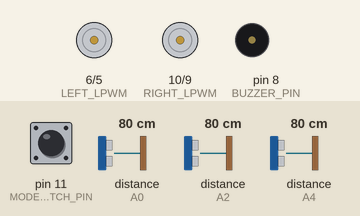
Bench run of a sketch on a simulated Arduino Uno, built with avr-gcc and run on an emulated ATmega328P. Parts: motor-driver pin pairs drawn as motors (green arrow = first pin HIGH = forward, orange = second pin HIGH = backward, longer = more drive), buzzer (waves = sounding). Inputs (shaded band) come from the test bench; at power-on: pin 11 (MODE_SWITCH_PIN) HIGH, distance to the obstacle (sensors on A2, A0, A4) 80 cm. The echo pulse lasts 58.3 µs per cm; what the sketch prints to the serial monitor is not drawn.

Above: at 1.7 s.
1.8 s: pin 11 (MODE_SWITCH_PIN) pulled LOW for 0.15 s
At 2.02 s:
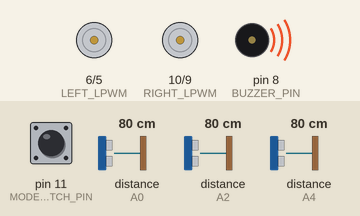
4.8 s: pin 11 (MODE_SWITCH_PIN) pulled LOW for 3.2 s
At 7.3 s:
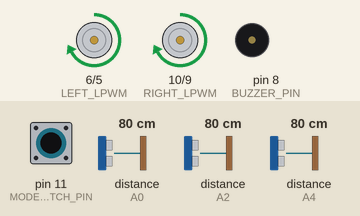
9.7 s: pin 11 (MODE_SWITCH_PIN) driven LOW
At 10.5 s:
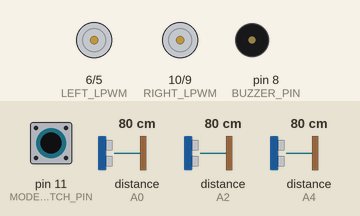
12.7 s: distance to the obstacle (sensor on A2) set to 56 cm
14.2 s: distance to the obstacle (sensor on A2) set to 45 cm
At 15.4 s:
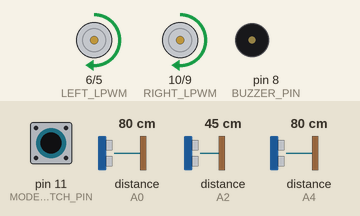
15.7 s: distance to the obstacle (sensor on A0) set to 2 cm
At 16.2 s:
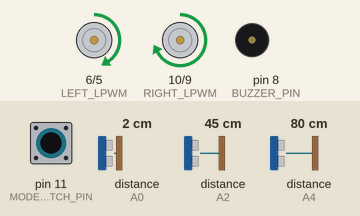
Timing chart, 0 to 18.2 s (numbered marks = the images above; inputs shaded):
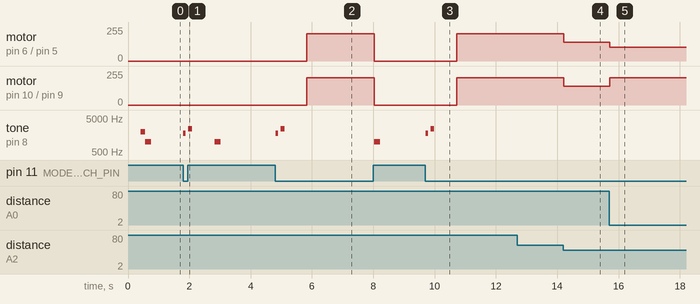

Measured:
- the behaviour switches between 51 and 50 cm on distance to the obstacle (sensor on A2) (found by bisection; images 3 and 4)
- after the input at 1.8 s, tone on pin 8 (BUZZER_PIN): plays 1800 Hz for 0.08 s, 2400 Hz for 0.12 s, 1000 Hz for 0.20 s, starting at once
- after the input at 4.8 s, motor on pin 6 (LEFT_LPWM) / pin 5 (LEFT_RPWM), motor on pin 10 (RIGHT_LPWM) / pin 9 (RIGHT_RPWM): stopped → forward 204/255 after 1.0 s, → stopped 2.2 s later; tone on pin 8 (BUZZER_PIN): plays 1800 Hz for 0.08 s, 2400 Hz for 0.12 s, 1000 Hz for 0.20 s, starting at once
- after the input at 9.7 s, motor on pin 6 (LEFT_LPWM) / pin 5 (LEFT_RPWM), motor on pin 10 (RIGHT_LPWM) / pin 9 (RIGHT_RPWM): stopped → forward 204/255 after 1.0 s; tone on pin 8 (BUZZER_PIN): silent → 1800 Hz at once, → silent 0.08 s later, → 2400 Hz 0.08 s later, → silent 0.12 s later
- after the input at 12.7 s, every drawn part: stays the same
- after the input at 14.2 s, motor on pin 6 (LEFT_LPWM) / pin 5 (LEFT_RPWM), motor on pin 10 (RIGHT_LPWM) / pin 9 (RIGHT_RPWM): forward 204/255 → forward 140/255 at once
- after the input at 15.7 s, motor on pin 6 (LEFT_LPWM) / pin 5 (LEFT_RPWM): forward 140/255 → forward 102/255 at once; motor on pin 10 (RIGHT_LPWM) / pin 9 (RIGHT_RPWM): forward 140/255 → forward 204/255 at once

The sketch:

autonomous-bench-test.ino
```cpp
/**
 * ============================================================================
 * PROJECT   : CYBERROVER X4.3 — AUTONOMOUS ANTI-COLLISION ENGINE (CRASH-PROOF V2)
 * FILE      : autonomous-bench-test.ino
 * HARDWARE  : Arduino Uno + Dual BTS7960 + 3x HC-SR04 + Switch (Pin 11 <-> GND)
 *
 * WHY V1 WAS CRASHING:
 *   - At 80% speed, a heavy rover covers 30 cm in just ~0.35 seconds!
 *   - Vehicle inertia/momentum skids the rover forward before the pivot can complete.
 *
 * V2 CRASH-PROOF UPGRADES:
 *   1. Dynamic 2-Stage Speed:
 *      - Clear path (> 50 cm): Full 80% Speed (Fast & agile)
 *      - Approaching zone (32 to 50 cm): Auto-throttles down to 55% speed to kill inertia
 *   2. Active Electric Pulse Brake before any Pivot (Zero skid!)
 *   3. Critical Pivot Zone increased to 35 cm (Guarantees safe air cushion)
 *   4. Side-Clip Guard: If Left or Right is < 22 cm, immediately steers away
 *   5. Ultra-Fast Sensor Cycle (5ms spacing instead of 12ms for 2x faster reflexes)
 * ============================================================================
 */

// ============================================================================
// 1. PIN DEFINITIONS
// ============================================================================
const int MODE_SWITCH_PIN = 11; // LOW = AUTO, HIGH = STOP
const int BUZZER_PIN      = 8;

const int LEFT_RPWM  = 5;
const int LEFT_LPWM  = 6;
const int RIGHT_RPWM = 9;
const int RIGHT_LPWM = 10;

const int LEFT_TRIG_PIN   = A5;
const int LEFT_ECHO_PIN   = A4;
const int CENTER_TRIG_PIN = A3;
const int CENTER_ECHO_PIN = A2;
const int RIGHT_TRIG_PIN  = A1;
const int RIGHT_ECHO_PIN  = A0;

// ============================================================================
// 2. SPEED & DISTANCE PARAMETERS
// ============================================================================
const int SPEED_SPRINT_80  = 204; // 80% Speed on wide open ground (> 50 cm)
const int SPEED_APPROACH   = 140; // 55% Controlled approach speed (prevents inertia crash)
const int SPEED_PIVOT_100  = 255; // 100% High torque tank pivot
const int SPEED_CURVE_SLOW = 102; // 40% Speed for balanced turn

// Distance Zones (cm)
const float DIST_PIVOT_DANGER   = 35.0f; // Critical distance: Stop & Pivot 100%
const float DIST_SLOW_APPROACH  = 50.0f; // Warning zone: Slow down to 55%
const float DIST_SIDE_WALL_WARN = 24.0f; // Side clip threshold: Prevent hitting doorways
const float DIST_CORNER_TRAP    = 25.0f; // All 3 sensors blocked: Reverse escape
const float DIFF_THRESHOLD_CM   = 15.0f; // Difference threshold between L and R

const unsigned long MAX_TIMEOUT_US = 20000; // ~340 cm max (faster ping timeout)

// State Tracking
unsigned long actionStartTime = 0;
unsigned long minHoldMs       = 0;
int lastSwitchState           = -1;
unsigned long lastPrintMs     = 0;

// ============================================================================
// 3. MOTOR CONTROLLER WITH ACTIVE ELECTRIC BRAKING
// ============================================================================
void stopMotors() {
  analogWrite(LEFT_RPWM, 0);
  analogWrite(LEFT_LPWM, 0);
  analogWrite(RIGHT_RPWM, 0);
  analogWrite(RIGHT_LPWM, 0);
}

// Active brake pulse kills forward momentum in 40ms
void activeBrakePulse() {
  // Brief reverse pulse to instantly kill forward inertia
  analogWrite(LEFT_RPWM, 180);
  analogWrite(LEFT_LPWM, 0);
  analogWrite(RIGHT_RPWM, 180);
  analogWrite(RIGHT_LPWM, 0);
  delay(40);
  stopMotors();
  delay(20);
}

void setMotors(int leftPwm, int rightPwm) {
  leftPwm  = constrain(leftPwm, -255, 255);
  rightPwm = constrain(rightPwm, -255, 255);

  // Left Motor
  if (leftPwm > 0) {
    analogWrite(LEFT_RPWM, 0);
    analogWrite(LEFT_LPWM, leftPwm);
  } else if (leftPwm < 0) {
    analogWrite(LEFT_RPWM, -leftPwm);
    analogWrite(LEFT_LPWM, 0);
  } else {
    analogWrite(LEFT_RPWM, 0);
    analogWrite(LEFT_LPWM, 0);
  }

  // Right Motor
  if (rightPwm > 0) {
    analogWrite(RIGHT_RPWM, 0);
    analogWrite(RIGHT_LPWM, rightPwm);
  } else if (rightPwm < 0) {
    analogWrite(RIGHT_RPWM, -rightPwm);
    analogWrite(RIGHT_LPWM, 0);
  } else {
    analogWrite(RIGHT_RPWM, 0);
    analogWrite(RIGHT_LPWM, 0);
  }
}

// ============================================================================
// 4. FAST ULTRASONIC SENSOR PING
// ============================================================================
float readDistanceCm(int trigPin, int echoPin) {
  digitalWrite(trigPin, LOW);
  delayMicroseconds(3);
  digitalWrite(trigPin, HIGH);
  delayMicroseconds(10);
  digitalWrite(trigPin, LOW);

  unsigned long duration = pulseIn(echoPin, HIGH, MAX_TIMEOUT_US);
  if (duration == 0) return 350.0f; // Clear path
  return (float)duration * 0.01715f;
}

void beep(int freq, int dur) {
  tone(BUZZER_PIN, freq, dur);
  delay(dur);
  noTone(BUZZER_PIN);
}

// ============================================================================
// 5. SETUP
// ============================================================================
void setup() {
  pinMode(MODE_SWITCH_PIN, INPUT_PULLUP);
  pinMode(BUZZER_PIN, OUTPUT);

  pinMode(LEFT_RPWM, OUTPUT);
  pinMode(LEFT_LPWM, OUTPUT);
  pinMode(RIGHT_RPWM, OUTPUT);
  pinMode(RIGHT_LPWM, OUTPUT);
  stopMotors();

  pinMode(LEFT_TRIG_PIN, OUTPUT);
  pinMode(LEFT_ECHO_PIN, INPUT);
  pinMode(CENTER_TRIG_PIN, OUTPUT);
  pinMode(CENTER_ECHO_PIN, INPUT);
  pinMode(RIGHT_TRIG_PIN, OUTPUT);
  pinMode(RIGHT_ECHO_PIN, INPUT);

  Serial.begin(115200);
  delay(400);

  Serial.println();
  Serial.println(F("=========================================================="));
  Serial.println(F(" CYBERROVER X4.3 — CRASH-PROOF AUTONOMOUS BENCH TEST V2   "));
  Serial.println(F(" Upgrades: Dynamic 2-Stage Speed + Active Inertia Brake    "));
  Serial.println(F("=========================================================="));

  beep(2000, 150);
}

// ============================================================================
// 6. MAIN LOOP
// ============================================================================
void loop() {
  unsigned long now = millis();

  // 1. Read Mode Switch (Pin 11 <-> GND)
  int rawSwitch = digitalRead(MODE_SWITCH_PIN);
  bool isAutoActive = (rawSwitch == LOW);

  if (rawSwitch != lastSwitchState) {
    lastSwitchState = rawSwitch;
    if (isAutoActive) {
      Serial.println(F("\n>>> [AUTO ACTIVE] Starting in 1s..."));
      beep(1800, 80); delay(80); beep(2400, 120);
      delay(700);
    } else {
      Serial.println(F("\n>>> [STOP / STANDBY] Motors Locked"));
      stopMotors();
      beep(1000, 200);
    }
  }

  if (!isAutoActive) {
    stopMotors();
    delay(40);
    return;
  }

  // 2. Read All 3 Sensors with ultra-fast 5ms spacing
  float distL = readDistanceCm(LEFT_TRIG_PIN, LEFT_ECHO_PIN);
  delay(5);
  float distC = readDistanceCm(CENTER_TRIG_PIN, CENTER_ECHO_PIN);
  delay(5);
  float distR = readDistanceCm(RIGHT_TRIG_PIN, RIGHT_ECHO_PIN);
  delay(5);

  // 3. Maintain active pivot / reverse duration
  if (minHoldMs > 0 && (now - actionStartTime < minHoldMs)) {
    return;
  }
  minHoldMs = 0;

  // --------------------------------------------------------------------------
  // CRASH-PROOF DECISION TREE:
  // --------------------------------------------------------------------------
  const char* actionStr = "FORWARD";

  // ==========================================================================
  // PRIORITY 1: CORNER TRAP (All 3 sides blocked!)
  // ==========================================================================
  if (distC < DIST_CORNER_TRAP && distL < DIST_CORNER_TRAP && distR < DIST_CORNER_TRAP) {
    actionStr = "TRAP: REVERSE_80";
    activeBrakePulse();
    actionStartTime = now;
    minHoldMs = 450;
    setMotors(-SPEED_SPRINT_80, -SPEED_SPRINT_80); // Reverse 80%
  }

  // ==========================================================================
  // PRIORITY 2: CRITICAL OBSTACLE IN FRONT (< 35 cm) ➔ ACTIVE BRAKE + 100% PIVOT
  // ==========================================================================
  else if (distC < DIST_PIVOT_DANGER) {
    activeBrakePulse(); // Instantly kill forward momentum so rover doesn't skid forward!

    if (distL >= distR) {
      actionStr = "DANGER: PIVOT_LEFT_100";
      actionStartTime = now;
      minHoldMs = 340; // Clean 340ms pivot
      setMotors(-SPEED_PIVOT_100, SPEED_PIVOT_100);
    } else {
      actionStr = "DANGER: PIVOT_RIGHT_100";
      actionStartTime = now;
      minHoldMs = 340; // Clean 340ms pivot
      setMotors(SPEED_PIVOT_100, -SPEED_PIVOT_100);
    }
  }

  // ==========================================================================
  // PRIORITY 3: SIDE-WALL CLIP GUARD (< 24 cm on Left or Right)
  // Prevents wheels or front bumper from clipping side walls/doorways!
  // ==========================================================================
  else if (distL < DIST_SIDE_WALL_WARN) {
    actionStr = "GUARD: VEER_RIGHT";
    actionStartTime = now;
    // Steer away: Left normal, Right slow to swing away from left wall
    setMotors(SPEED_SPRINT_80, SPEED_CURVE_SLOW);
  }
  else if (distR < DIST_SIDE_WALL_WARN) {
    actionStr = "GUARD: VEER_LEFT";
    actionStartTime = now;
    // Steer away: Right normal, Left slow to swing away from right wall
    setMotors(SPEED_CURVE_SLOW, SPEED_SPRINT_80);
  }

  // ==========================================================================
  // PRIORITY 4: APPROACH WARNING ZONE (35 cm to 50 cm ahead)
  // Slow down to 55% speed & smoothly steer to the more open side
  // ==========================================================================
  else if (distC < DIST_SLOW_APPROACH) {
    float diff = distL - distR;

    if (diff < -DIFF_THRESHOLD_CM) {
      actionStr = "APPROACH: SLOW_CURVE_RIGHT";
      setMotors(SPEED_APPROACH, SPEED_CURVE_SLOW);
    } else if (diff > DIFF_THRESHOLD_CM) {
      actionStr = "APPROACH: SLOW_CURVE_LEFT";
      setMotors(SPEED_CURVE_SLOW, SPEED_APPROACH);
    } else {
      actionStr = "APPROACH: SLOW_FORWARD_55";
      setMotors(SPEED_APPROACH, SPEED_APPROACH);
    }
  }

  // ==========================================================================
  // PRIORITY 5: WIDE OPEN CRUISE (> 50 cm clear!)
  // Full 80% sprint with smooth balance correction
  // ==========================================================================
  else {
    float diff = distL - distR;

    if (diff < -DIFF_THRESHOLD_CM) {
      actionStr = "OPEN: CURVE_RIGHT (80%/40%)";
      setMotors(SPEED_SPRINT_80, SPEED_CURVE_SLOW);
    } else if (diff > DIFF_THRESHOLD_CM) {
      actionStr = "OPEN: CURVE_LEFT (40%/80%)";
      setMotors(SPEED_CURVE_SLOW, SPEED_SPRINT_80);
    } else {
      actionStr = "OPEN: SPRINT_FORWARD_80";
      setMotors(SPEED_SPRINT_80, SPEED_SPRINT_80);
    }
  }

  // 4. Debug Telemetry Printout (5 Hz)
  if (now - lastPrintMs >= 200) {
    lastPrintMs = now;
    Serial.print(F("[L: "));
    if (distL >= 350.0f) Serial.print(F(">350")); else Serial.print(distL, 1);
    Serial.print(F(" cm | C: "));
    if (distC >= 350.0f) Serial.print(F(">350")); else Serial.print(distC, 1);
    Serial.print(F(" cm | R: "));
    if (distR >= 350.0f) Serial.print(F(">350")); else Serial.print(distR, 1);
    Serial.print(F(" cm] ➔ "));
    Serial.println(actionStr);
  }
}
```
